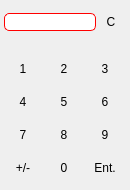
<ui version="4.0" >
 <class>Keypad</class>
 <widget class="QWidget" name="Keypad" >
  <property name="geometry" >
   <rect>
    <x>0</x>
    <y>0</y>
    <width>130</width>
    <height>190</height>
   </rect>
  </property>
  <property name="minimumSize" >
   <size>
    <width>0</width>
    <height>0</height>
   </size>
  </property>
  <property name="maximumSize" >
   <size>
    <width>180</width>
    <height>213</height>
   </size>
  </property>
  <property name="windowTitle" >
   <string>Keypad</string>
  </property>
  <property name="styleSheet" >
   <string>QDialog{background-color:rgb(67, 67, 67); border:1px solid rgb(170, 170, 127);border-radius:6px}
QLineEdit{border:1px solid red; border-radius:5px}
QPushButton{
border:0px;
background-image:url(:/actions/rivet30x30L.png);
color:black;
}
QPushButton:pressed{
border:0px;
background-image:url(:/actions/rivet30x30D.png);
color:white;
}</string>
  </property>
  <layout class="QVBoxLayout" >
   <property name="spacing" >
    <number>0</number>
   </property>
   <property name="leftMargin" >
    <number>0</number>
   </property>
   <property name="topMargin" >
    <number>0</number>
   </property>
   <property name="rightMargin" >
    <number>0</number>
   </property>
   <property name="bottomMargin" >
    <number>0</number>
   </property>
   <item>
    <layout class="QHBoxLayout" >
     <property name="leftMargin" >
      <number>4</number>
     </property>
     <property name="rightMargin" >
      <number>4</number>
     </property>
     <item>
      <widget class="QLineEdit" name="ui_outputLine" >
       <property name="text" >
        <string/>
       </property>
       <property name="alignment" >
        <set>Qt::AlignRight|Qt::AlignTrailing|Qt::AlignVCenter</set>
       </property>
      </widget>
     </item>
     <item>
      <widget class="QPushButton" name="ui_clearButton" >
       <property name="sizePolicy" >
        <sizepolicy vsizetype="Fixed" hsizetype="Fixed" >
         <horstretch>30</horstretch>
         <verstretch>30</verstretch>
        </sizepolicy>
       </property>
       <property name="minimumSize" >
        <size>
         <width>30</width>
         <height>30</height>
        </size>
       </property>
       <property name="text" >
        <string>C</string>
       </property>
      </widget>
     </item>
    </layout>
   </item>
   <item>
    <spacer>
     <property name="orientation" >
      <enum>Qt::Vertical</enum>
     </property>
     <property name="sizeType" >
      <enum>QSizePolicy::Fixed</enum>
     </property>
     <property name="sizeHint" >
      <size>
       <width>20</width>
       <height>10</height>
      </size>
     </property>
    </spacer>
   </item>
   <item>
    <layout class="QGridLayout" >
     <property name="horizontalSpacing" >
      <number>3</number>
     </property>
     <property name="verticalSpacing" >
      <number>3</number>
     </property>
     <item row="0" column="0" >
      <widget class="QPushButton" name="ui_oneButton" >
       <property name="sizePolicy" >
        <sizepolicy vsizetype="Fixed" hsizetype="Fixed" >
         <horstretch>0</horstretch>
         <verstretch>0</verstretch>
        </sizepolicy>
       </property>
       <property name="minimumSize" >
        <size>
         <width>30</width>
         <height>30</height>
        </size>
       </property>
       <property name="maximumSize" >
        <size>
         <width>30</width>
         <height>30</height>
        </size>
       </property>
       <property name="text" >
        <string>1</string>
       </property>
      </widget>
     </item>
     <item row="0" column="1" >
      <widget class="QPushButton" name="ui_twoButton" >
       <property name="sizePolicy" >
        <sizepolicy vsizetype="Fixed" hsizetype="Fixed" >
         <horstretch>0</horstretch>
         <verstretch>0</verstretch>
        </sizepolicy>
       </property>
       <property name="minimumSize" >
        <size>
         <width>30</width>
         <height>30</height>
        </size>
       </property>
       <property name="maximumSize" >
        <size>
         <width>30</width>
         <height>30</height>
        </size>
       </property>
       <property name="text" >
        <string>2</string>
       </property>
      </widget>
     </item>
     <item row="0" column="2" >
      <widget class="QPushButton" name="ui_threeButton" >
       <property name="sizePolicy" >
        <sizepolicy vsizetype="Fixed" hsizetype="Fixed" >
         <horstretch>0</horstretch>
         <verstretch>0</verstretch>
        </sizepolicy>
       </property>
       <property name="minimumSize" >
        <size>
         <width>30</width>
         <height>30</height>
        </size>
       </property>
       <property name="maximumSize" >
        <size>
         <width>30</width>
         <height>30</height>
        </size>
       </property>
       <property name="text" >
        <string>3</string>
       </property>
      </widget>
     </item>
     <item row="1" column="0" >
      <widget class="QPushButton" name="ui_fourButton" >
       <property name="sizePolicy" >
        <sizepolicy vsizetype="Fixed" hsizetype="Fixed" >
         <horstretch>0</horstretch>
         <verstretch>0</verstretch>
        </sizepolicy>
       </property>
       <property name="minimumSize" >
        <size>
         <width>30</width>
         <height>30</height>
        </size>
       </property>
       <property name="maximumSize" >
        <size>
         <width>30</width>
         <height>30</height>
        </size>
       </property>
       <property name="text" >
        <string>4</string>
       </property>
      </widget>
     </item>
     <item row="1" column="1" >
      <widget class="QPushButton" name="ui_fiveButton" >
       <property name="sizePolicy" >
        <sizepolicy vsizetype="Fixed" hsizetype="Fixed" >
         <horstretch>0</horstretch>
         <verstretch>0</verstretch>
        </sizepolicy>
       </property>
       <property name="minimumSize" >
        <size>
         <width>30</width>
         <height>30</height>
        </size>
       </property>
       <property name="maximumSize" >
        <size>
         <width>30</width>
         <height>30</height>
        </size>
       </property>
       <property name="text" >
        <string>5</string>
       </property>
      </widget>
     </item>
     <item row="1" column="2" >
      <widget class="QPushButton" name="ui_sixButton" >
       <property name="sizePolicy" >
        <sizepolicy vsizetype="Fixed" hsizetype="Fixed" >
         <horstretch>0</horstretch>
         <verstretch>0</verstretch>
        </sizepolicy>
       </property>
       <property name="minimumSize" >
        <size>
         <width>30</width>
         <height>30</height>
        </size>
       </property>
       <property name="maximumSize" >
        <size>
         <width>30</width>
         <height>30</height>
        </size>
       </property>
       <property name="text" >
        <string>6</string>
       </property>
      </widget>
     </item>
     <item row="2" column="0" >
      <widget class="QPushButton" name="ui_sevenButton" >
       <property name="sizePolicy" >
        <sizepolicy vsizetype="Fixed" hsizetype="Fixed" >
         <horstretch>0</horstretch>
         <verstretch>0</verstretch>
        </sizepolicy>
       </property>
       <property name="minimumSize" >
        <size>
         <width>30</width>
         <height>30</height>
        </size>
       </property>
       <property name="maximumSize" >
        <size>
         <width>30</width>
         <height>30</height>
        </size>
       </property>
       <property name="text" >
        <string>7</string>
       </property>
      </widget>
     </item>
     <item row="2" column="1" >
      <widget class="QPushButton" name="ui_eightButton" >
       <property name="sizePolicy" >
        <sizepolicy vsizetype="Fixed" hsizetype="Fixed" >
         <horstretch>0</horstretch>
         <verstretch>0</verstretch>
        </sizepolicy>
       </property>
       <property name="minimumSize" >
        <size>
         <width>30</width>
         <height>30</height>
        </size>
       </property>
       <property name="maximumSize" >
        <size>
         <width>30</width>
         <height>30</height>
        </size>
       </property>
       <property name="text" >
        <string>8</string>
       </property>
      </widget>
     </item>
     <item row="2" column="2" >
      <widget class="QPushButton" name="ui_nineButton" >
       <property name="sizePolicy" >
        <sizepolicy vsizetype="Fixed" hsizetype="Fixed" >
         <horstretch>0</horstretch>
         <verstretch>0</verstretch>
        </sizepolicy>
       </property>
       <property name="minimumSize" >
        <size>
         <width>30</width>
         <height>30</height>
        </size>
       </property>
       <property name="maximumSize" >
        <size>
         <width>30</width>
         <height>30</height>
        </size>
       </property>
       <property name="text" >
        <string>9</string>
       </property>
      </widget>
     </item>
     <item row="3" column="0" >
      <widget class="QPushButton" name="ui_negateButton" >
       <property name="sizePolicy" >
        <sizepolicy vsizetype="Fixed" hsizetype="Fixed" >
         <horstretch>0</horstretch>
         <verstretch>0</verstretch>
        </sizepolicy>
       </property>
       <property name="minimumSize" >
        <size>
         <width>30</width>
         <height>30</height>
        </size>
       </property>
       <property name="maximumSize" >
        <size>
         <width>30</width>
         <height>30</height>
        </size>
       </property>
       <property name="text" >
        <string>+/-</string>
       </property>
      </widget>
     </item>
     <item row="3" column="1" >
      <widget class="QPushButton" name="ui_zeroButton" >
       <property name="sizePolicy" >
        <sizepolicy vsizetype="Fixed" hsizetype="Fixed" >
         <horstretch>0</horstretch>
         <verstretch>0</verstretch>
        </sizepolicy>
       </property>
       <property name="minimumSize" >
        <size>
         <width>30</width>
         <height>30</height>
        </size>
       </property>
       <property name="maximumSize" >
        <size>
         <width>30</width>
         <height>30</height>
        </size>
       </property>
       <property name="text" >
        <string>0</string>
       </property>
      </widget>
     </item>
     <item row="3" column="2" >
      <widget class="QPushButton" name="ui_enterButton" >
       <property name="sizePolicy" >
        <sizepolicy vsizetype="Fixed" hsizetype="Fixed" >
         <horstretch>0</horstretch>
         <verstretch>0</verstretch>
        </sizepolicy>
       </property>
       <property name="minimumSize" >
        <size>
         <width>30</width>
         <height>30</height>
        </size>
       </property>
       <property name="maximumSize" >
        <size>
         <width>30</width>
         <height>30</height>
        </size>
       </property>
       <property name="text" >
        <string>Ent.</string>
       </property>
      </widget>
     </item>
    </layout>
   </item>
  </layout>
 </widget>
 <resources/>
 <connections/>
</ui>
